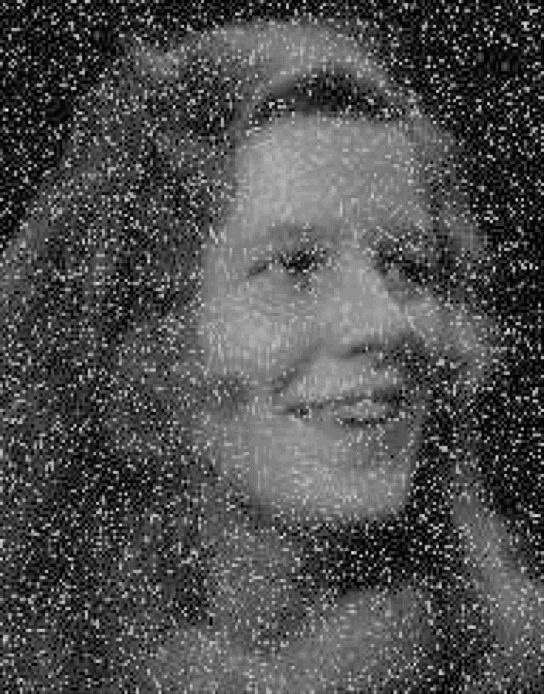
#> input picture trabalho_02/01_/imgHist.png, 544 x 694 px
$ python question01.py
#> lines starting #> are read from the running program, lines starting #| are printed output that depends on the picture
import cv2
import numpy as np
from matplotlib import pyplot as plt

original = cv2.cvtColor(cv2.imread('imgHist.png'), cv2.COLOR_BGR2RGB)
#> original is the input picture: shape (694, 544, 3); min 0, max 33, mean 10.3

expanded = cv2.convertScaleAbs(original, beta=25, alpha=9)
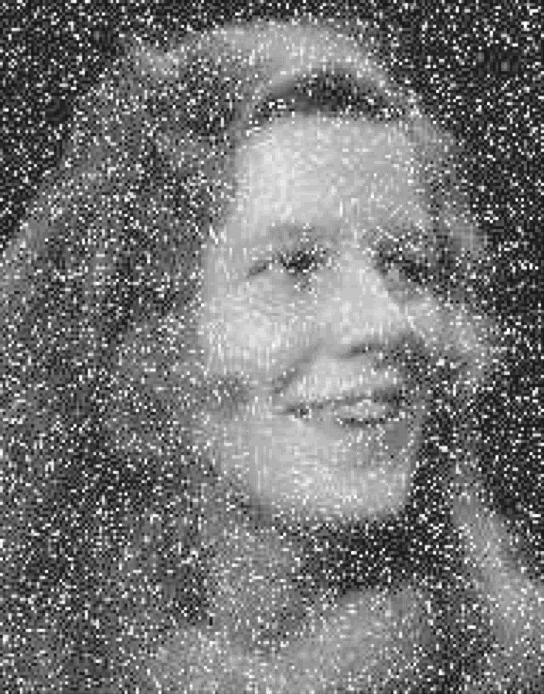
#> expanded: shape (694, 544, 3); min 25, max 255, mean 117.4
median_filtering = cv2.medianBlur(expanded, 11)
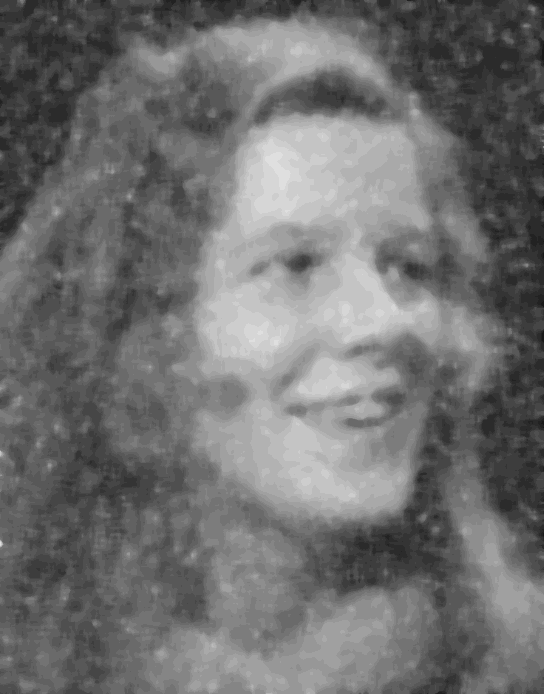
#> median_filtering: shape (694, 544, 3); min 25, max 223, mean 112.1
avg_filtering = cv2.boxFilter(median_filtering, -1, (11, 11))

plt.figure(1)
plt.imshow(original)

plt.figure(2)
plt.hist(original.ravel(), bins=256, range=(0.0, 255.0))

plt.figure(3)
plt.imshow(avg_filtering)

plt.figure(4)
plt.hist(avg_filtering.ravel(), bins=256, range=(0.0, 255.0))

plt.show()
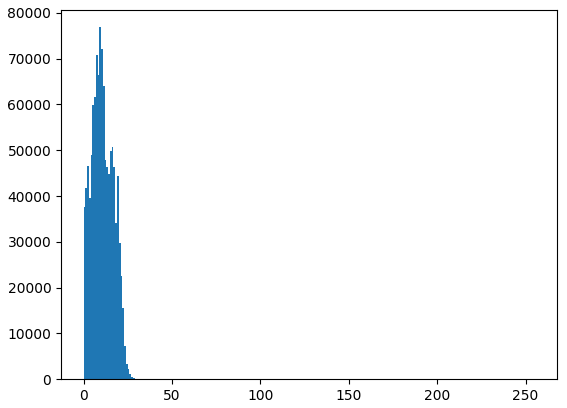
#> figure drawn by matplotlib, 1 panel; tallest bar 76869 high, from x = 8.96 to 9.96
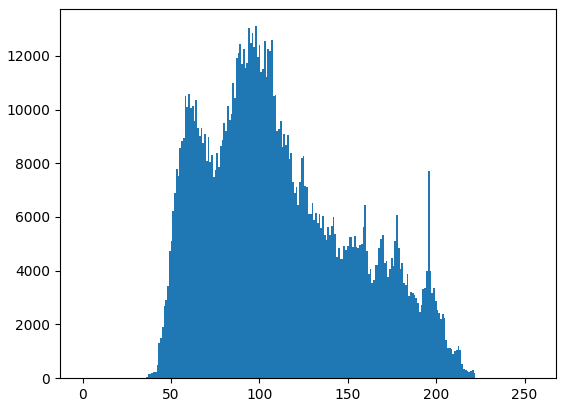
#> figure drawn by matplotlib, 1 panel; tallest bar 13101 high, from x = 97.62 to 98.61
